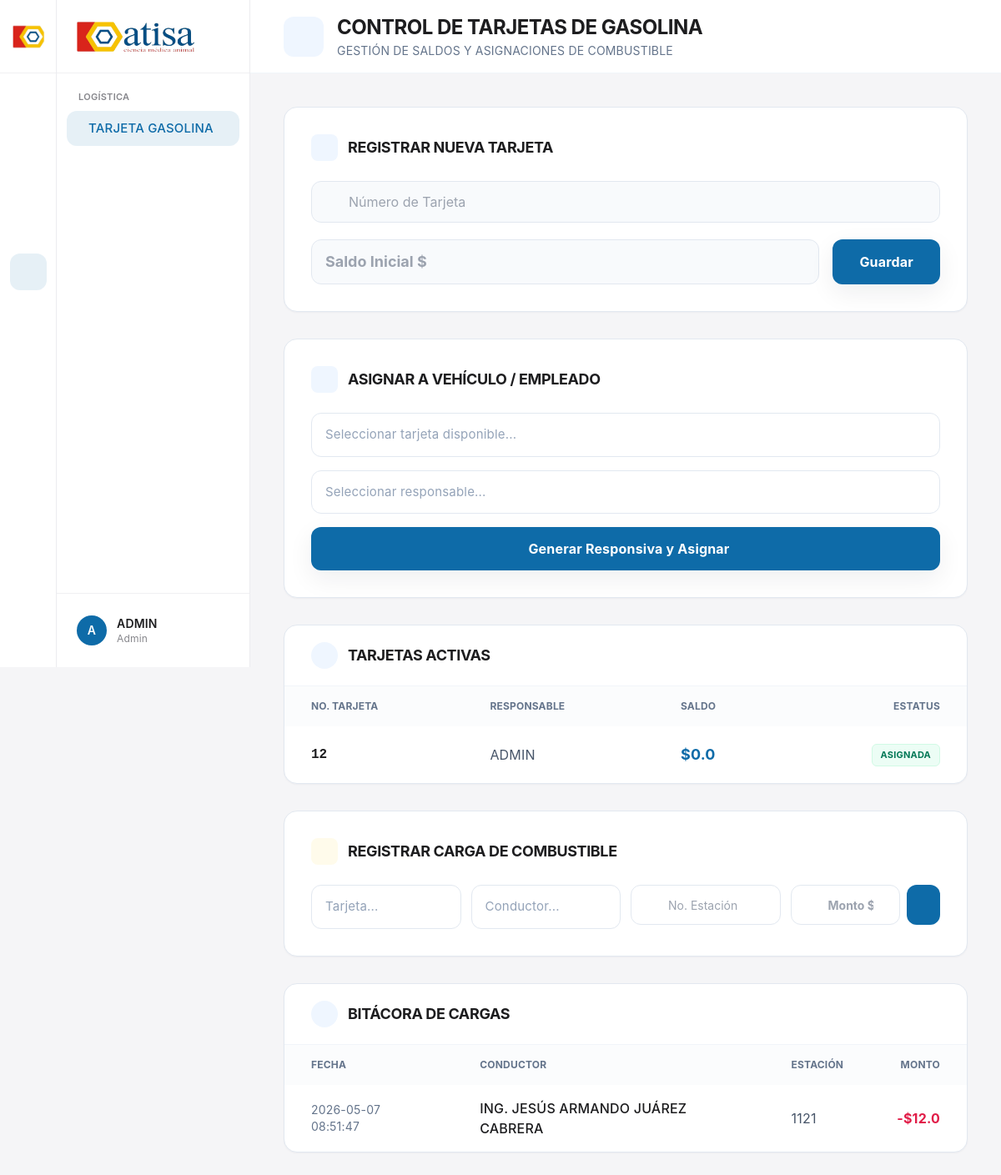
The page /gasolina (signed in) on the database its author committed.
### tables this page shows
CREATE TABLE usuarios (
            id INTEGER PRIMARY KEY AUTOINCREMENT,
            numero_empleado TEXT UNIQUE NOT NULL,
            nombre_completo TEXT NOT NULL,
            username TEXT UNIQUE NOT NULL,
            password_hash TEXT NOT NULL,
            rol TEXT NOT NULL,
            estatus INTEGER DEFAULT 1
        , puesto TEXT, area TEXT, cumpleanos TEXT, talla_calzado TEXT, fecha_ingreso TEXT, fecha_nacimiento TEXT, curp TEXT, rfc TEXT, nss TEXT, domicilio TEXT, telefono TEXT, correo TEXT, estado_civil TEXT, num_dependientes TEXT, emergencia_nombre TEXT, emergencia_parentesco TEXT, emergencia_telefono TEXT, escolaridad TEXT, cedula_profesional TEXT, jefe_inmediato TEXT, tipo_contrato TEXT, fecha_fin_contrato TEXT, salario_diario TEXT, tipo_jornada TEXT, turno TEXT, infonavit TEXT, fonacot TEXT, banco_clabe TEXT, fecha_baja TEXT, motivo_baja TEXT);

CREATE TABLE tarjetas_gasolina (
            id INTEGER PRIMARY KEY AUTOINCREMENT,
            numero_tarjeta TEXT UNIQUE NOT NULL,
            saldo REAL NOT NULL DEFAULT 0,
            estatus TEXT DEFAULT 'Disponible',
            numero_empleado TEXT,
            FOREIGN KEY(numero_empleado) REFERENCES usuarios(numero_empleado)
        );

CREATE TABLE bitacora_gasolina (
            id INTEGER PRIMARY KEY AUTOINCREMENT,
            fecha DATETIME DEFAULT (datetime('now', 'localtime')),
            nombre_empleado TEXT NOT NULL,
            no_estacion TEXT NOT NULL,
            monto REAL NOT NULL
        );

### erp.py (the view)
@app.route('/gasolina')
@login_required
@requiere_modulo('gasolina')
def gasolina():
    conn = get_db_connection()
    empleados = conn.execute('SELECT * FROM usuarios ORDER BY nombre_completo').fetchall()
    tarjetas = conn.execute('''
        SELECT t.id, t.numero_tarjeta, t.saldo, t.estatus, t.numero_empleado,
               u.nombre_completo as nombre_empleado
        FROM tarjetas_gasolina t
        LEFT JOIN usuarios u ON t.numero_empleado = u.numero_empleado
        ORDER BY t.id DESC
    ''').fetchall()
    registros = conn.execute('SELECT * FROM bitacora_gasolina ORDER BY id DESC').fetchall()
    conn.close()
    return render_page('gasolina.html', tarjetas=tarjetas, empleados=empleados, registros=registros)

### templates/gasolina.html (shortened to what this page needs)
{% extends _layout|default("base.html") %}
{% block content %}
<div class="flex flex-col min-h-screen bg-[#f5f5f7]">
    <header class="bg-white border-b border-slate-100 px-10 h-[88px] flex items-center justify-between sticky top-0 z-40">
        <div class="flex items-center gap-4">
            <div class="w-12 h-12 bg-blue-50 text-[#0e6ba8] rounded-xl flex items-center justify-center text-2xl">
            </div>
            <div>
                <h1 class="text-[#1d1d1f] text-2xl font-bold">Control de Tarjetas de Gasolina</h1>
                <p class="text-slate-500 text-sm mt-0.5">Gestión de saldos y asignaciones de combustible</p>
            </div>
        </div>
    </header>
    <div class="flex-1 p-10 space-y-8">
        <div class="grid grid-cols-1 xl:grid-cols-2 gap-8">
            <div class="bg-white p-8 rounded-2xl shadow-sm border border-slate-200 relative overflow-hidden group">
                <div class="flex items-center gap-3 mb-6">
                    <div class="w-8 h-8 bg-blue-50 text-[#0e6ba8] rounded-lg flex items-center justify-center">
                    </div>
                    <h2 class="text-lg font-bold text-[#1d1d1f]">Registrar Nueva Tarjeta</h2>
                </div>
                <form action="/registrar_tarjeta" method="POST" class="flex flex-col gap-5">
                    <div class="relative">
                        <input type="text" name="numero_tarjeta" placeholder="Número de Tarjeta" required class="w-full pl-11 pr-4 py-3 bg-slate-50 border border-slate-200 rounded-xl focus:border-[#0e6ba8] outline-none transition-all">
                    </div>
                    <div class="flex gap-4">
                        <input type="number" step="0.01" name="saldo_inicial" placeholder="Saldo Inicial $" required class="flex-1 px-4 py-3 bg-slate-50 border border-slate-200 rounded-xl focus:border-[#0e6ba8] outline-none font-bold text-lg">
                        <button type="submit" class="bg-[#0e6ba8] text-white px-8 font-bold rounded-xl hover:bg-[#1d1d1f] transition-all shadow-lg">
                            Guardar
                        </button>
                    </div>
                </form>
            </div>
            <div class="bg-white p-8 rounded-2xl shadow-sm border border-slate-200 relative overflow-hidden group">
                <div class="flex items-center gap-3 mb-6">
                    <div class="w-8 h-8 bg-blue-50 text-[#0e6ba8] rounded-lg flex items-center justify-center">
                    </div>
                    <h2 class="text-lg font-bold text-[#1d1d1f]">Asignar a Vehículo / Empleado</h2>
                </div>
                <form action="/asignar_gasolina" method="POST" class="flex flex-col gap-4">
                    <button type="submit" class="bg-[#0e6ba8] text-white py-3.5 font-bold rounded-xl hover:bg-[#1d1d1f] transition-all flex items-center justify-center gap-2 shadow-lg">
                         Generar Responsiva y Asignar
                    </button>
                </form>
            </div>
        </div>
        <div class="bg-white rounded-2xl shadow-sm border border-slate-200 overflow-hidden">
            <div class="px-8 py-5 border-b border-slate-100 flex items-center gap-3">
                <div class="w-8 h-8 rounded-full bg-blue-50 flex items-center justify-center text-[#0e6ba8]">
                </div>
                <h3 class="font-bold text-[#1d1d1f] text-lg">Tarjetas Activas</h3>
            </div>
            <div class="overflow-x-auto">
                <table class="w-full text-left">
                    <thead class="bg-slate-50/50">
                        <tr>
                            <th class="px-8 py-4 text-slate-500 text-xs font-bold uppercase">No. Tarjeta</th>
                            <th class="px-8 py-4 text-slate-500 text-xs font-bold uppercase">Responsable</th>
                            <th class="px-8 py-4 text-slate-500 text-xs font-bold uppercase">Saldo</th>
                            <th class="px-8 py-4 text-slate-500 text-xs font-bold uppercase text-right">Estatus</th>
                        </tr>
                    </thead>
                    <tbody class="divide-y divide-slate-100">
                        {% for tar in tarjetas %}
                        <tr>
                            <td class="px-8 py-5 font-mono font-bold text-[#1d1d1f]">{{ tar.numero_tarjeta }}</td>
                            <td class="px-8 py-5 text-slate-600">{{ tar.nombre_empleado or 'Sin asignar' }}</td>
                            <td class="px-8 py-5 text-[#0e6ba8] font-bold text-lg">${{ tar.saldo }}</td>
                            <td class="px-8 py-5 text-right">
                                {% if tar.estatus == 'Asignada' %}
                                <span class="inline-flex items-center gap-1 text-[11px] font-bold px-2.5 py-1 rounded-md bg-emerald-50 text-emerald-700 border border-emerald-100">{{ tar.estatus }}</span>
                                {% else %}
                                <span class="inline-flex items-center gap-1 text-[11px] font-bold px-2.5 py-1 rounded-md bg-slate-100 text-slate-600 border border-slate-200">{{ tar.estatus }}</span>
                                {% endif %}
                            </td>
                        </tr>
                        {% endfor %}
                    </tbody>
                </table>
            </div>
        </div>
        <div class="bg-white p-8 rounded-2xl shadow-sm border border-slate-200">
            <div class="flex items-center gap-3 mb-6">
                <div class="w-8 h-8 bg-amber-50 text-amber-600 rounded-lg flex items-center justify-center">
                </div>
                <h2 class="text-lg font-bold text-[#1d1d1f]">Registrar Carga de Combustible</h2>
            </div>
            <form action="/registrar_carga" method="POST" class="grid grid-cols-1 md:grid-cols-4 gap-3">
                <div class="relative md:col-span-1">
                    <input type="text" name="no_estacion" placeholder="No. Estación" required class="w-full pl-11 pr-4 h-12 bg-white border border-slate-200 rounded-xl focus:border-[#0e6ba8] outline-none text-sm transition-all">
                </div>
                <div class="flex gap-2 md:col-span-1">
                    <div class="relative flex-1">
                        <input type="number" step="0.01" name="monto" placeholder="Monto $" required class="w-full pl-11 pr-4 h-12 bg-white border border-slate-200 rounded-xl focus:border-[#0e6ba8] outline-none text-sm font-bold transition-all">
                    </div>
                    <button type="submit" class="bg-[#0e6ba8] text-white px-5 h-12 font-bold rounded-xl hover:bg-[#1d1d1f] transition-all flex items-center justify-center">
                    </button>
                </div>
            </form>
        </div>
        <div class="bg-white rounded-2xl shadow-sm border border-slate-200 overflow-hidden">
            <div class="px-8 py-5 border-b border-slate-100 flex items-center gap-3">
                <div class="w-8 h-8 rounded-full bg-blue-50 flex items-center justify-center text-[#0e6ba8]">
                </div>
                <h3 class="font-bold text-[#1d1d1f] text-lg">Bitácora de Cargas</h3>
            </div>
            <div class="overflow-x-auto">
                <table class="w-full text-left">
                    <thead class="bg-slate-50/50">
                        <tr>
                            <th class="px-8 py-4 text-slate-500 text-xs font-bold uppercase">Fecha</th>
                            <th class="px-8 py-4 text-slate-500 text-xs font-bold uppercase">Conductor</th>
                            <th class="px-8 py-4 text-slate-500 text-xs font-bold uppercase">Estación</th>
                            <th class="px-8 py-4 text-slate-500 text-xs font-bold uppercase text-right">Monto</th>
                        </tr>
                    </thead>
                    <tbody class="divide-y divide-slate-100">
                        {% for r in registros %}
                        <tr class="hover:bg-slate-50">
                            <td class="px-8 py-4 text-sm text-slate-500">{{ r.fecha }}</td>
                            <td class="px-8 py-4 font-medium text-[#1d1d1f]">{{ r.nombre_empleado }}</td>
                            <td class="px-8 py-4 text-slate-600">{{ r.no_estacion }}</td>
                            <td class="px-8 py-4 text-right text-rose-600 font-bold">-${{ r.monto }}</td>
                        </tr>
                        {% endfor %}
                    </tbody>
                </table>
            </div>
        </div>
    </div>
</div>
{% endblock %}

### templates/base.html (shortened to what this page needs)
<!DOCTYPE html>
<html lang="es">
<head>
    <link rel="stylesheet" href="{{ url_for('static', filename='css/remixicon.min.css') }}">
    <link rel="stylesheet" href="{{ url_for('static', filename='css/estilos.css') }}">
    <link rel="stylesheet" href="{{ url_for('static', filename='css/all.min.css') }}">
    <link rel="stylesheet" href="{{ url_for('static', filename='css/select-pro.css') }}">
    {% if tailwind_estatico %}
    <link rel="stylesheet" href="{{ url_for('static', filename='css/tailwind.css') }}">
    {% else %}
    <script src="{{ url_for('static', filename='js/tailwind.js') }}"></script>
    {% endif %}
</head>
<body hx-boost="true" hx-ext="preload" hx-target="#content">
    <div id="root">
        <div class="flex min-h-screen bg-[#f5f5f7]">
            {% set _ns = namespace(activo='') %}
            {% for d in nav_visible %}
                {% for ruta, txt, icono, match in d.modulos_visibles %}
                    {% if _ns.activo == '' and (ruta == request.path or (match and request.path.startswith(match))) %}{% set _ns.activo = d.key %}{% endif %}
                {% endfor %}
            {% endfor %}
            {% if _ns.activo == '' and nav_visible %}{% set _ns.activo = nav_visible[0].key %}{% endif %}
            <aside class="fixed left-0 top-0 h-screen w-[300px] flex z-50 select-none">
                <div class="w-[68px] bg-white border-r border-[#ececef] flex flex-col items-center shrink-0">
                    <div class="h-[88px] flex items-center justify-center border-b border-[#f0f0f3] w-full">
                        <img src="{{ url_for('static', filename='img_sistema/isotipo.png') }}" alt="Atisa" class="w-10 h-10 object-contain">
                    </div>
                    <div class="flex-1 w-full py-4 flex flex-col items-center gap-1.5 overflow-y-auto">
                        {% for d in nav_visible %}
                        <button type="button" data-dept="{{ d.key }}" onclick="abrirDepto('{{ d.key }}')" title="{{ d.nombre }}"
                                class="dept-btn w-11 h-11 rounded-xl flex items-center justify-center text-[#86868b] hover:bg-[#f3f3f5] hover:text-[#1d1d1f] transition-colors duration-150 {% if d.key == _ns.activo %}dept-activo{% endif %}">
                        </button>
                        {% endfor %}
                    </div>
                </div>
                <div class="flex-1 min-w-0 bg-white border-r border-[#ececef] flex flex-col">
                    <div class="flex items-center px-6 h-[88px] border-b border-[#f0f0f3]">
                        <img alt="Atisa" class="h-9 object-contain" src="{{ url_for('static', filename='img_sistema/logo.png') }}">
                    </div>
                    <nav class="flex-1 px-3 py-5 overflow-y-auto">
                        {% for d in nav_visible %}
                        <div data-panel="{{ d.key }}" class="dept-panel {% if d.key != _ns.activo %}hidden{% endif %}">
                            <p class="px-3.5 mb-2 text-[11px] font-semibold uppercase tracking-wide text-[#86868b]">{{ d.nombre }}</p>
                            <div class="space-y-0.5">
                                {% for ruta, txt, icono, match in d.modulos_visibles %}
                                <a href="{{ ruta }}"
                                   data-nav data-match="{{ match }}"
                                   hx-get="{{ ruta }}" hx-target="#content" hx-swap="innerHTML show:window:top"
                                   hx-push-url="true" hx-indicator="#barra-progreso, #content"
                                   preload="mouseover"
                                   class="nav-link w-full flex items-center gap-3 px-3.5 py-2.5 rounded-xl text-[15px] font-medium text-[#6e6e73] hover:bg-[#f3f3f5] hover:text-[#1d1d1f] transition-colors duration-150 whitespace-nowrap">
                                    <span>{{ txt }}</span>
                                </a>
                                {% endfor %}
                            </div>
                        </div>
                        {% endfor %}
                    </nav>
                    <div class="px-3 py-4 border-t border-[#f0f0f3]">
                        <div class="flex items-center gap-3 px-3 py-2.5 rounded-xl hover:bg-[#f3f3f5] transition-colors">
                            <div class="w-9 h-9 flex items-center justify-center rounded-full bg-[#0e6ba8] text-white font-semibold text-sm shrink-0 uppercase">
                                {{ (session.get('nombre') or 'U')[:1] }}
                            </div>
                            <div class="flex-1 min-w-0">
                                <p class="text-[#1d1d1f] text-sm font-semibold truncate">{{ session.get('nombre', 'Usuario') }}</p>
                                <p class="text-[#86868b] text-xs truncate capitalize">{{ session.get('rol', 'Colaborador') }}</p>
                            </div>
                            <a href="/logout" hx-boost="false" class="w-8 h-8 flex items-center justify-center text-[#86868b] hover:text-rose-500 transition-colors cursor-pointer" title="Cerrar sesión">
                            </a>
                        </div>
                    </div>
                </div>
            </aside>
            <main class="flex-1 ml-[300px] flex flex-col min-h-screen">
                <div id="content">
                    {% block content %}{% endblock %}
                </div>
            </main>
        </div>
    </div>
</body>
</html>

### rows shown on the page
usuarios: nombre_completo "A", get "ADMIN", get "Admin"
tarjetas_gasolina: numero_tarjeta "12", nombre_completo "ADMIN", saldo "0.0", estatus "ASIGNADA"
bitacora_gasolina: fecha "2026-05-07 08:51:47", nombre_empleado "ING. JESÚS ARMANDO JUÁREZ CABRERA", no_estacion "1121", monto "12.0"

### other values the page prints
{{ d.nombre }} "LOGÍSTICA"
{{ txt }} "TARJETA GASOLINA"
